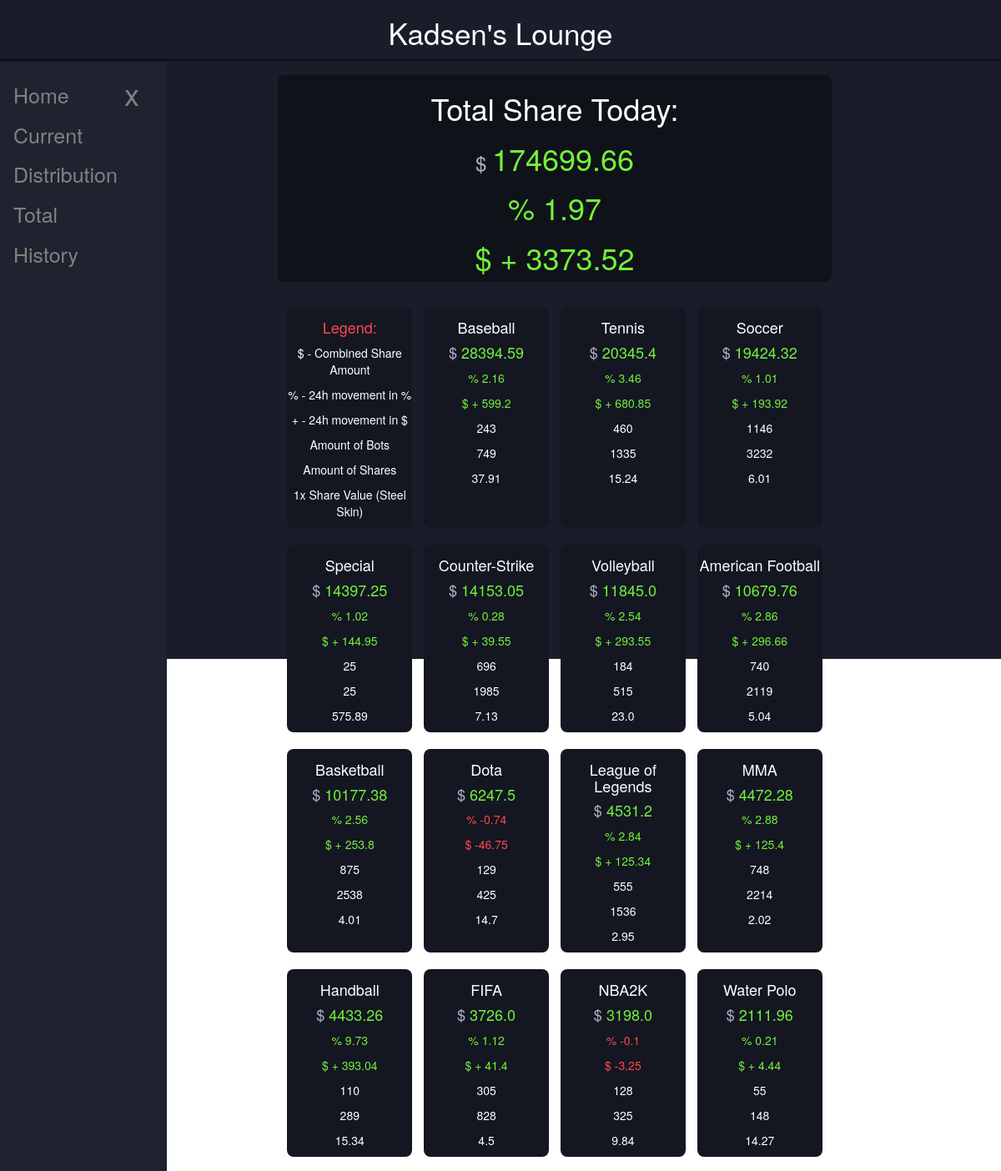
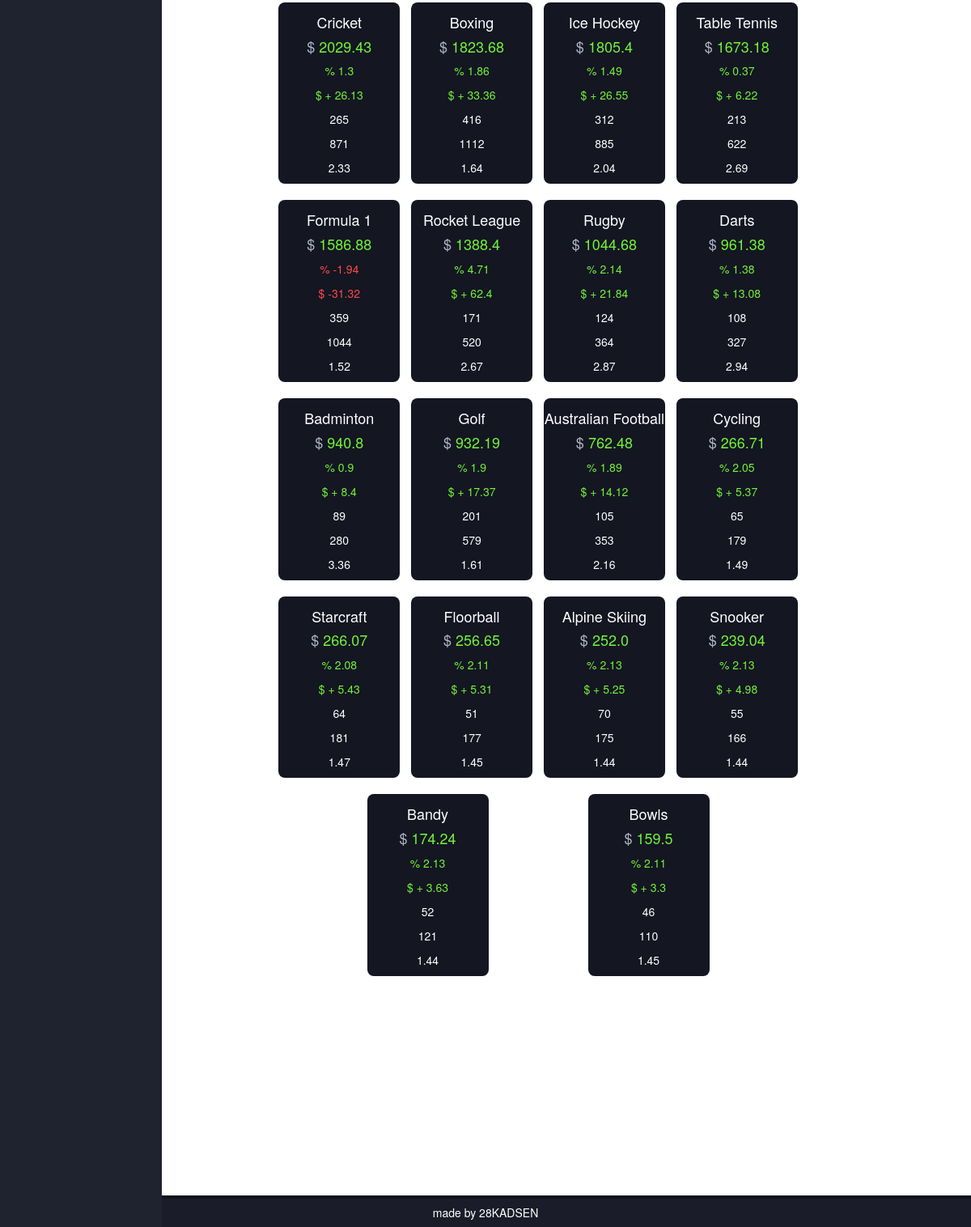
Screenshot of /share_today with the database file from the repository (2 pictures, top to bottom).
### my_project/models.py (models this page shows)
class SportsShare(db.Model):
    id = db.Column(db.Integer, primary_key=True)
    sport = db.Column(db.String)
    combined_share_value = db.Column(db.Float)
    base_share_value = db.Column(db.Float)
    share_quantity = db.Column(db.Integer)
    bots_quantity = db.Column(db.Integer)
    date = db.Column(db.Date)

### my_project/routes/sports_share.py (the view)
@app.route("/share_today")
def share_today():
    today1 = datetime.today()
    today = today1.strftime('%Y-%m-%d')
    yesterday1 = datetime.now() - timedelta(days=1)
    yesterday = yesterday1.strftime('%Y-%m-%d')
    share_data_today = SportsShare.query.filter(SportsShare.date == today).order_by(SportsShare.combined_share_value.desc()).all()
    share_data_yesterday = SportsShare.query.filter(SportsShare.date == yesterday).order_by(SportsShare.combined_share_value.desc()).all()
    change_in_dollar = {}
    change_in_percentage = {}
    base_share_value = {}
    share_quantity = {}
    bots_quantity = {}
    for today,yesterday in zip(share_data_today, share_data_yesterday):
        sport = today.sport
        change_value = today.combined_share_value -yesterday.combined_share_value
        change_percent = ((today.combined_share_value - yesterday.combined_share_value) / yesterday.combined_share_value) * 100
        change_in_percentage[sport] = round(change_percent, 2)
        change_in_dollar[sport] = round(change_value, 2)
        base_share_value[sport] = today.base_share_value
        share_quantity[sport] = today.share_quantity
        bots_quantity[sport] = today.bots_quantity
    return render_template("share_today.html", page_title="Share Today", share_data_today=share_data_today, change_in_percentage=change_in_percentage, change_in_dollar=change_in_dollar, base_share_value=base_share_value, share_quantity=share_quantity, bots_quantity=bots_quantity)

### my_project/templates/share_today.html (shortened to what this page needs)
{% extends "base.html" %}
{% block content %}
<link rel="stylesheet" href="..//static/share_today.css">
<section>
   <div class="content-container">
      <div class="sport-container">
         {% for x in share_data_today %}
            {% if x.sport == "total" %}
               <div class="total">
                  <h1>Total Share Today:</h1>
                  <h1 class="money"><span style="color:#B1B6C6; font-size: 24px; vertical-align: middle;" >$ </span>{{'%0.2f'| format(x.combined_share_value|float)}}</h1>
                  {% if change_in_percentage[x.sport] < 0 %}
                     <h1><span style="color: #FF4949;">% {{ change_in_percentage[x.sport] }}</span></h1>
                     <h1><span style="color: #FF4949;">$ {{ change_in_dollar[x.sport] }}</span></h1>
                  {% elif change_in_percentage[x.sport]  == 0 %}
                     <h1><span>% {{ change_in_percentage[x.sport] }}</span></h1>
                     <h1><span> - {{ change_in_dollar[x.sport] }}</span></h1>
                  {% else %}
                     <h1><span style="color: rgb(114, 242, 56);">% {{ change_in_percentage[x.sport] }}</span></h1>
                     <h1><span style="color: rgb(114, 242, 56);">$ + {{ change_in_dollar[x.sport] }}</span></h1>
                  {% endif %}
               </div>
            {% endif %}
         {% endfor %}
         <div class="sport">
            <h4 style="color: #FF4949;"> Legend:</h4>
            <p>$ - Combined Share Amount</p>
            <p>% - 24h movement in %</p>
            <p>+ - 24h movement in $</p>
            <p>Amount of Bots</p>
            <p>Amount of Shares</p>
            <p>1x Share Value (Steel Skin)</p>
         </div>
         {% for x in share_data_today %}
            {% if x.sport != "total" %}
            <div class="sport">
               <span>
                  <h4>{{ x.sport }}</h4>
                  <h4 class="money"><span style="color:#B1B6C6;">$ </span> {{ x.combined_share_value }}</h4>
                  {% if change_in_percentage[x.sport] < 0 %}
                     <p><span style="color: #FF4949;">% {{ change_in_percentage[x.sport] }}</span></p>
                     <p><span style="color: #FF4949;">$ {{ change_in_dollar[x.sport] }}</span></p>
                  {% elif change_in_percentage[x.sport] == 0 %}
                     <p><span>% {{ change_in_percentage[x.sport] }}</span></p>
                     <p><span> - {{ change_in_dollar[x.sport] }}</span></p>
                  {% else %}
                     <p><span style="color: rgb(114, 242, 56);">% {{ change_in_percentage[x.sport] }}</span></p>
                     <p><span style="color: rgb(114, 242, 56);">$ + {{ change_in_dollar[x.sport] }}</span></p>
                  {% endif %}
                  <p>{{ bots_quantity[x.sport] }}</p>
                  <p>{{ share_quantity[x.sport] }}</p>
                  <p>{{ base_share_value[x.sport] }}</p>
               </span>
            </div>
            {% endif %}
         {% endfor %}
      </div>
   </div>
</section>
{% endblock %}

### my_project/templates/base.html (shortened to what this page needs)
<!DOCTYPE html>
<html lang="en">
<head>
    <link rel="stylesheet" href="../static/base.css">
</head>
<body>
  <header>
    <div class="top-bar">
      <h1>Kadsen's Lounge</h1>
    </div>
    <button class="openbtn" id="openbtn" onclick="openNav()">☰</button>
    <div class="sidenav" id="sidenav">
      <a href="javascript:void(0)" class="closebtn" onclick="closeNav()">x</a>
      <a href="{{ url_for('landing_page') }}">Home</a>
      <a href="{{ url_for('share_today') }}">Current</a>
      <a href="{{ url_for('share_distribution') }}">Distribution</a>
      <a href="{{ url_for('share_total') }}">Total</a>
      <a href="{{ url_for('share_history') }}">History</a>
    </div>
  </header>
  <main>
        {% block content%}
        {% endblock %}
  </main>
</body>
<div class="footer">
  <h5>made by 28KADSEN</h5>
</div>
<link rel="stylesheet" href="https://cdn.jsdelivr.net/npm/bootstrap@3.4.1/dist/css/bootstrap.min.css">
</html>

### my_project/static/base.css (style rules this page uses)
body, html { min-height: 100%; margin: 0; padding: 0; background-color: #1A1D29; margin-bottom: 100px; }
main { min-height: 100%; width: 100%; padding-top: 70px; padding-right: 10%; background-color: rgb(26, 29, 41); }
.top-bar { color: rgb(255,255,255); text-align: center; width: 100%; height: 70px; position: fixed; top: 0; left: 0; background-color: rgb(26, 29, 41); -webkit-box-shadow: 0px 4px 0px 0px #11131A; box-shadow: 0px 4px 0px 0px #11131A; z-index: 5; }
.top-bar h1 { font-size: 2.5em; }
.sidenav { height: 100%; width: 250px; max-width: 200px; position: fixed; z-index: 1; top: 0; left: 0; background-color: #1F2330; overflow-x: hidden; padding-top: 20px; margin-top: 70px; transition: 0.5s; }
.sidenav a { padding: 6px 8px 6px 16px; text-decoration: none; font-size: 25px; color: #818181; display: block; transition: 0.3s; }
.sidenav .closebtn { position: absolute; top: 10px; right: 25px; font-size: 36px; }
.openbtn { position: fixed; left: 0px; top: 80px; font-size: 20px; cursor: pointer; background-color: #1F2330; color: white; padding: 10px 15px; border: none; }
@media screen and (min-width: 800px) { main { padding-left: 250px; } }
@media screen and (min-width: 800px) { .sidenav { width: 250px; } }
.footer { position: fixed; left: 0; bottom: 0; width: 100%; background-color: rgb(26, 29, 41); box-shadow: 0px -4px 0px 0px #11131a; color: white; text-align: center; }

### my_project/static/share_today.css (style rules this page uses)
.content-container { margin: 20px auto 50px auto; width: 80%; height: 700px; }
.total { width: 100%; background-color: #10121A; color: white; margin: auto; border-radius: 8px; text-align: center; margin-bottom: 20px; }
.sport-container { width: 100%; display: flex; flex-wrap: wrap; justify-content: space-evenly; }
.sport { margin: 10px 2.5px 10px 2.5px; padding: 5px 0 0 0; background-color: #141622; color: rgb(255,255,255); width: 20%; min-width: 150px; border-radius: 8px; text-align: center; }
.money { color: rgb(114, 242, 56);; }

### rows the page displays
SportsShare: combined_share_value "174699.66", sport "1.97", sport "3373.52"
SportsShare: sport "Baseball", combined_share_value "28394.59", sport "2.16", sport "599.2", sport "243", sport+share_quantity "749", sport+base_share_value "37.91"
SportsShare: sport "Tennis", combined_share_value "20345.4", sport "3.46", sport "680.85", sport+bots_quantity "460", sport+share_quantity "1335", sport+base_share_value "15.24"
SportsShare: sport "Soccer", combined_share_value "19424.32", sport "1.01", sport "193.92", sport+bots_quantity "1146", sport+share_quantity "3232", sport+base_share_value "6.01"
SportsShare: sport "Special", combined_share_value "14397.25", sport "1.02", sport "144.95", sport "25", sport+base_share_value "575.89"
SportsShare: sport "Counter-Strike", combined_share_value "14153.05", sport "0.28", sport "39.55", sport+bots_quantity "696", sport+share_quantity "1985", sport+base_share_value "7.13"
SportsShare: sport "Volleyball", combined_share_value "11845.0", sport "2.54", sport "293.55", sport "184", sport+share_quantity "515", sport+base_share_value "23.0"
SportsShare: sport "American Football", combined_share_value "10679.76", sport "2.86", sport "296.66", sport+bots_quantity "740", sport+share_quantity "2119", sport+base_share_value "5.04"
SportsShare: sport "Basketball", combined_share_value "10177.38", sport "2.56", sport "253.8", sport+bots_quantity "875", sport+share_quantity "2538", sport+base_share_value "4.01"
SportsShare: sport "Dota", combined_share_value "6247.5", sport "-0.74", sport "-46.75", sport "129", sport+share_quantity "425", sport+base_share_value "14.7"
SportsShare: sport "League of Legends", combined_share_value "4531.2", sport "2.84", sport "125.34", sport+bots_quantity "555", sport+share_quantity "1536", sport+base_share_value "2.95"
SportsShare: sport "MMA", combined_share_value "4472.28", sport "2.88", sport "125.4", sport+bots_quantity "748", sport+share_quantity "2214", sport+base_share_value "2.02"
SportsShare: sport "Handball", combined_share_value "4433.26", sport "9.73", sport "393.04", sport "110", sport+share_quantity "289", sport+base_share_value "15.34"
SportsShare: sport "FIFA", combined_share_value "3726.0", sport "1.12", sport "41.4", sport+bots_quantity "305", sport+share_quantity "828", sport+base_share_value "4.5"
SportsShare: sport "NBA2K", combined_share_value "3198.0", sport "-0.1", sport "-3.25", sport "128", sport+share_quantity "325", sport+base_share_value "9.84"
SportsShare: sport "Water Polo", combined_share_value "2111.96", sport "0.21", sport "4.44", sport "55", sport "148", sport+base_share_value "14.27"
SportsShare: sport "Cricket", combined_share_value "2029.43", sport "1.3", sport "26.13", sport+bots_quantity "265", sport+share_quantity "871", sport+base_share_value "2.33"
SportsShare: sport "Boxing", combined_share_value "1823.68", sport "1.86", sport "33.36", sport+bots_quantity "416", sport+share_quantity "1112", sport+base_share_value "1.64"
SportsShare: sport "Ice Hockey", combined_share_value "1805.4", sport "1.49", sport "26.55", sport+bots_quantity "312", sport+share_quantity "885", sport+base_share_value "2.04"
SportsShare: sport "Table Tennis", combined_share_value "1673.18", sport "0.37", sport "6.22", sport "213", sport+share_quantity "622", sport+base_share_value "2.69"
SportsShare: sport "Formula 1", combined_share_value "1586.88", sport "-1.94", sport "-31.32", sport+bots_quantity "359", sport+share_quantity "1044", sport+base_share_value "1.52"
SportsShare: sport "Rocket League", combined_share_value "1388.4", sport "4.71", sport "62.4", sport "171", sport+share_quantity "520", sport+base_share_value "2.67"
SportsShare: sport "Rugby", combined_share_value "1044.68", sport "2.14", sport "21.84", sport "124", sport+share_quantity "364", sport+base_share_value "2.87"
SportsShare: sport "Darts", combined_share_value "961.38", sport "1.38", sport "13.08", sport "108", sport+share_quantity "327", sport+base_share_value "2.94"
SportsShare: sport "Badminton", combined_share_value "940.8", sport "0.9", sport "8.4", sport "89", sport+share_quantity "280", sport+base_share_value "3.36"
SportsShare: sport "Golf", combined_share_value "932.19", sport "1.9", sport "17.37", sport "201", sport+share_quantity "579", sport+base_share_value "1.61"
SportsShare: sport "Australian Football", combined_share_value "762.48", sport "1.89", sport "14.12", sport "105", sport+share_quantity "353", sport+base_share_value "2.16"
SportsShare: sport "Cycling", combined_share_value "266.71", sport "2.05", sport "5.37", sport "65", sport "179", sport+base_share_value "1.49"
SportsShare: sport "Starcraft", combined_share_value "266.07", sport "2.08", sport "5.43", sport "64", sport "181", sport+base_share_value "1.47"
SportsShare: sport "Floorball", combined_share_value "256.65", sport "2.11", sport "5.31", sport "51", sport "177", sport+base_share_value "1.45"
SportsShare: sport "Alpine Skiing", combined_share_value "252.0", sport "2.13", sport "5.25", sport "70", sport "175", sport+base_share_value "1.44"
SportsShare: sport "Snooker", combined_share_value "239.04", sport "2.13", sport "4.98", sport "55", sport "166", sport+base_share_value "1.44"
SportsShare: sport "Bandy", combined_share_value "174.24", sport "2.13", sport "3.63", sport "52", sport "121", sport+base_share_value "1.44"
SportsShare: sport "Bowls", combined_share_value "159.5", sport "2.11", sport "3.3", sport "46", sport "110", sport+base_share_value "1.45"
